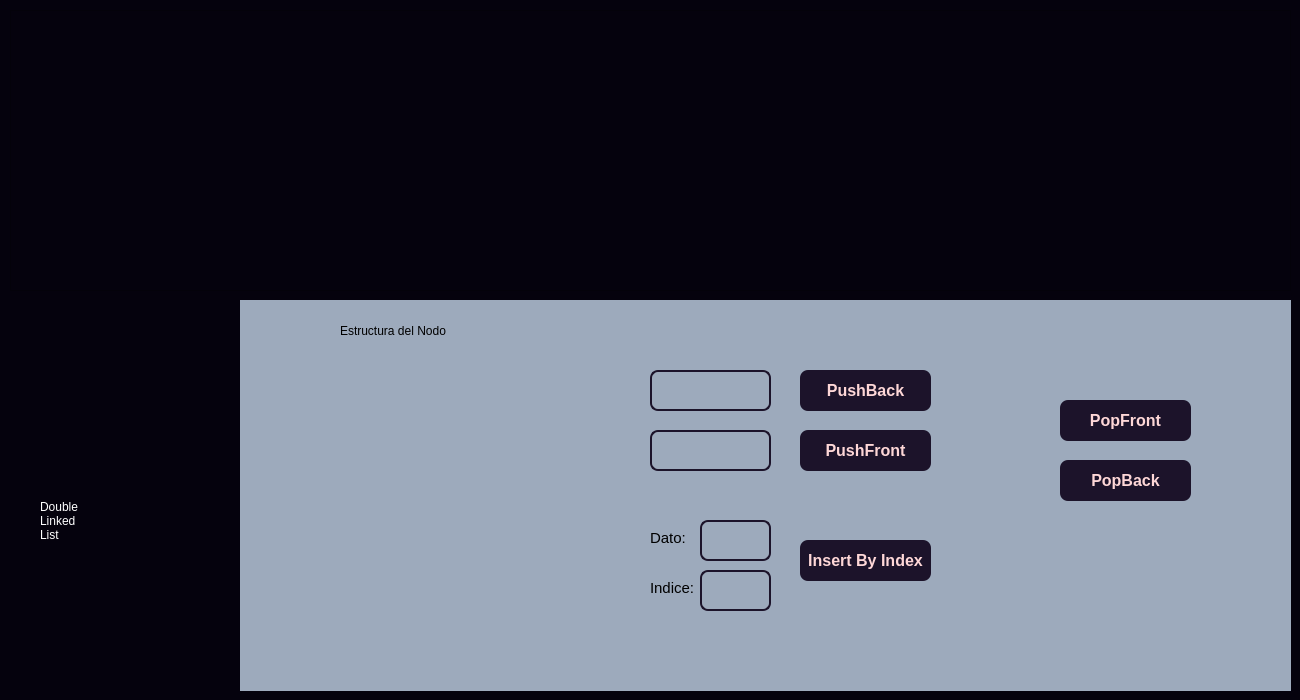
<?xml version="1.0" encoding="UTF-8"?>
<ui version="4.0">
 <class>doublelistform</class>
 <widget class="QDialog" name="doublelistform">
  <property name="geometry">
   <rect>
    <x>0</x>
    <y>0</y>
    <width>1300</width>
    <height>700</height>
   </rect>
  </property>
  <property name="windowTitle">
   <string>Dialog</string>
  </property>
  <property name="styleSheet">
   <string notr="true">background: rgb(5,2,13);</string>
  </property>
  <widget class="QScrollArea" name="scrollArea">
   <property name="geometry">
    <rect>
     <x>10</x>
     <y>10</y>
     <width>1281</width>
     <height>281</height>
    </rect>
   </property>
   <property name="widgetResizable">
    <bool>true</bool>
   </property>
   <widget class="QWidget" name="scrollAreaWidgetContents">
    <property name="geometry">
     <rect>
      <x>0</x>
      <y>0</y>
      <width>1279</width>
      <height>279</height>
     </rect>
    </property>
    <layout class="QGridLayout" name="gridLayout">
     <item row="0" column="0">
      <widget class="QLabel" name="labelGrafico">
       <property name="text">
        <string/>
       </property>
      </widget>
     </item>
    </layout>
   </widget>
  </widget>
  <widget class="QWidget" name="widget" native="true">
   <property name="geometry">
    <rect>
     <x>240</x>
     <y>300</y>
     <width>1051</width>
     <height>391</height>
    </rect>
   </property>
   <property name="minimumSize">
    <size>
     <width>0</width>
     <height>0</height>
    </size>
   </property>
   <property name="styleSheet">
    <string notr="true">background: #9DAABC;</string>
   </property>
   <widget class="QPushButton" name="btnPushBack">
    <property name="geometry">
     <rect>
      <x>560</x>
      <y>70</y>
      <width>131</width>
      <height>41</height>
     </rect>
    </property>
    <property name="styleSheet">
     <string notr="true">QPushButton {
	background-color: rgb(28,19,42);
    border-style: outset;
    border-width: 0px;
    border-radius: 8px;
    border-color: beige;
    font: bold 16px;
	color: rgb(254,215,215);
    padding: 6px;
}</string>
    </property>
    <property name="text">
     <string>PushBack</string>
    </property>
   </widget>
   <widget class="QPushButton" name="btnPopBack">
    <property name="geometry">
     <rect>
      <x>820</x>
      <y>160</y>
      <width>131</width>
      <height>41</height>
     </rect>
    </property>
    <property name="styleSheet">
     <string notr="true">QPushButton {
	background-color: rgb(28,19,42);
    border-style: outset;
    border-width: 0px;
    border-radius: 8px;
    border-color: beige;
    font: bold 16px;
	color: rgb(254,215,215);
    padding: 6px;
}</string>
    </property>
    <property name="text">
     <string>PopBack</string>
    </property>
   </widget>
   <widget class="QTextEdit" name="txtInputDatoPushBack">
    <property name="geometry">
     <rect>
      <x>410</x>
      <y>70</y>
      <width>121</width>
      <height>41</height>
     </rect>
    </property>
    <property name="styleSheet">
     <string notr="true">QTextEdit{
border:2px;
border-style:solid;
border-color:rgb(28,19,42);
border-radius: 8px;
}

QTextEdit:focus {
    background-color: #DDD;
}</string>
    </property>
   </widget>
   <widget class="QPushButton" name="btnPushFront">
    <property name="geometry">
     <rect>
      <x>560</x>
      <y>130</y>
      <width>131</width>
      <height>41</height>
     </rect>
    </property>
    <property name="styleSheet">
     <string notr="true">QPushButton {
	background-color: rgb(28,19,42);
    border-style: outset;
    border-width: 0px;
    border-radius: 8px;
    border-color: beige;
    font: bold 16px;
	color: rgb(254,215,215);
    padding: 6px;
}</string>
    </property>
    <property name="text">
     <string>PushFront</string>
    </property>
   </widget>
   <widget class="QTextEdit" name="txtInputDatoPushFront">
    <property name="geometry">
     <rect>
      <x>410</x>
      <y>130</y>
      <width>121</width>
      <height>41</height>
     </rect>
    </property>
    <property name="styleSheet">
     <string notr="true">QTextEdit{
border:2px;
border-style:solid;
border-color:rgb(28,19,42);
border-radius: 8px;
}

QTextEdit:focus {
    background-color: #DDD;
}</string>
    </property>
   </widget>
   <widget class="QPushButton" name="btnPopFront">
    <property name="geometry">
     <rect>
      <x>820</x>
      <y>100</y>
      <width>131</width>
      <height>41</height>
     </rect>
    </property>
    <property name="styleSheet">
     <string notr="true">QPushButton {
	background-color: rgb(28,19,42);
    border-style: outset;
    border-width: 0px;
    border-radius: 8px;
    border-color: beige;
    font: bold 16px;
	color: rgb(254,215,215);
    padding: 6px;
}</string>
    </property>
    <property name="text">
     <string>PopFront</string>
    </property>
   </widget>
   <widget class="QPushButton" name="btnInsert">
    <property name="geometry">
     <rect>
      <x>560</x>
      <y>240</y>
      <width>131</width>
      <height>41</height>
     </rect>
    </property>
    <property name="styleSheet">
     <string notr="true">QPushButton {
	background-color: rgb(28,19,42);
    border-style: outset;
    border-width: 0px;
    border-radius: 8px;
    border-color: beige;
    font: bold 16px;
	color: rgb(254,215,215);
    padding: 6px;
}</string>
    </property>
    <property name="text">
     <string>Insert By Index</string>
    </property>
   </widget>
   <widget class="QTextEdit" name="txtInputDatoInsert">
    <property name="geometry">
     <rect>
      <x>460</x>
      <y>220</y>
      <width>71</width>
      <height>41</height>
     </rect>
    </property>
    <property name="styleSheet">
     <string notr="true">QTextEdit{
border:2px;
border-style:solid;
border-color:rgb(28,19,42);
border-radius: 8px;
}

QTextEdit:focus {
    background-color: #DDD;
}</string>
    </property>
   </widget>
   <widget class="QTextEdit" name="txtInputDatoIndice">
    <property name="geometry">
     <rect>
      <x>460</x>
      <y>270</y>
      <width>71</width>
      <height>41</height>
     </rect>
    </property>
    <property name="styleSheet">
     <string notr="true">QTextEdit{
border:2px;
border-style:solid;
border-color:rgb(28,19,42);
border-radius: 8px;
}

QTextEdit:focus {
    background-color: #DDD;
}</string>
    </property>
   </widget>
   <widget class="QLabel" name="labelCodeImg">
    <property name="geometry">
     <rect>
      <x>50</x>
      <y>60</y>
      <width>311</width>
      <height>311</height>
     </rect>
    </property>
    <property name="text">
     <string/>
    </property>
   </widget>
   <widget class="QLabel" name="label_2">
    <property name="geometry">
     <rect>
      <x>100</x>
      <y>10</y>
      <width>201</width>
      <height>41</height>
     </rect>
    </property>
    <property name="styleSheet">
     <string notr="true">background: transparent;
font: 14pt &quot;Cooper Black&quot;;
color: black;</string>
    </property>
    <property name="text">
     <string>Estructura del Nodo</string>
    </property>
    <property name="textFormat">
     <enum>Qt::AutoText</enum>
    </property>
   </widget>
   <widget class="QLabel" name="label_3">
    <property name="geometry">
     <rect>
      <x>410</x>
      <y>280</y>
      <width>49</width>
      <height>16</height>
     </rect>
    </property>
    <property name="styleSheet">
     <string notr="true">font: 11pt;</string>
    </property>
    <property name="text">
     <string>Indice:</string>
    </property>
   </widget>
   <widget class="QLabel" name="label_4">
    <property name="geometry">
     <rect>
      <x>410</x>
      <y>230</y>
      <width>49</width>
      <height>16</height>
     </rect>
    </property>
    <property name="styleSheet">
     <string notr="true">font: 11pt;</string>
    </property>
    <property name="text">
     <string>Dato:</string>
    </property>
   </widget>
  </widget>
  <widget class="QWidget" name="widget_2" native="true">
   <property name="geometry">
    <rect>
     <x>10</x>
     <y>370</y>
     <width>200</width>
     <height>311</height>
    </rect>
   </property>
   <property name="minimumSize">
    <size>
     <width>180</width>
     <height>0</height>
    </size>
   </property>
   <property name="maximumSize">
    <size>
     <width>400</width>
     <height>16777215</height>
    </size>
   </property>
   <property name="styleSheet">
    <string notr="true">background: transparent;</string>
   </property>
   <widget class="QLabel" name="label">
    <property name="geometry">
     <rect>
      <x>30</x>
      <y>80</y>
      <width>141</width>
      <height>141</height>
     </rect>
    </property>
    <property name="styleSheet">
     <string notr="true">background: transparent;
font: 25pt &quot;Cooper Black&quot;;
color: white;</string>
    </property>
    <property name="text">
     <string>Double
Linked
List</string>
    </property>
    <property name="textFormat">
     <enum>Qt::AutoText</enum>
    </property>
   </widget>
  </widget>
 </widget>
 <resources/>
 <connections/>
</ui>
